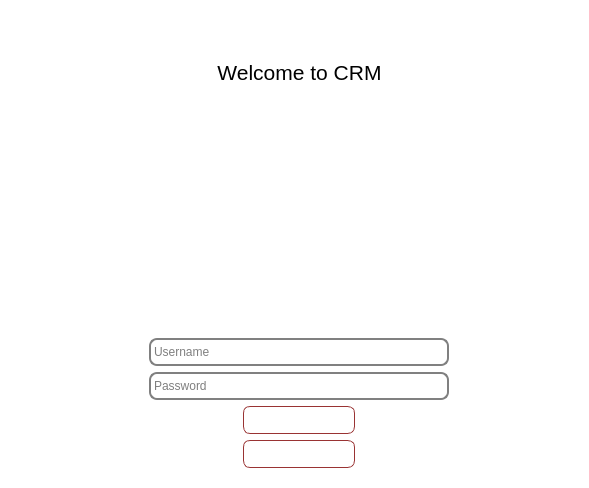
<?xml version="1.0" encoding="UTF-8"?>
<ui version="4.0">
 <class>MainWindow</class>
 <widget class="QWidget" name="MainWindow">
  <property name="geometry">
   <rect>
    <x>0</x>
    <y>0</y>
    <width>589</width>
    <height>488</height>
   </rect>
  </property>
  <property name="windowTitle">
   <string>MainWindow</string>
  </property>
  <property name="styleSheet">
   <string notr="true">background-color: transparent;
border: none;</string>
  </property>
  <layout class="QHBoxLayout" name="horizontalLayout_2">
   <item>
    <widget class="QFrame" name="frame">
     <property name="styleSheet">
      <string notr="true">QFrame#frame {
    border: 10px solid qlineargradient(x1:0, y1:0, x2:1, y2:1, 
                    stop:0 #ff6666,
                    stop:0.1 #ff7777,
                    stop:0.49 #cc3333,
                    stop:0.5 #bb2244,
                    stop:1 #cc3333);
    border-radius: 40px;
    background: qlineargradient(x1:0, y1:0, x2:0, y2:1, 
                    stop:0 #d0d0d0, /* Üst kısımda daha koyu gri */
                    stop:0.2 #f0f0f0, /* Orta kısımda hafif gri */
                    stop:0.5 #ffffff); /* Alt kısımda beyaz */
}
</string>
     </property>
     <property name="frameShape">
      <enum>QFrame::StyledPanel</enum>
     </property>
     <property name="frameShadow">
      <enum>QFrame::Raised</enum>
     </property>
     <layout class="QGridLayout" name="gridLayout">
      <item row="0" column="0">
       <layout class="QVBoxLayout" name="verticalLayout">
        <property name="leftMargin">
         <number>10</number>
        </property>
        <item>
         <layout class="QHBoxLayout" name="horizontalLayout">
          <item>
           <widget class="QLabel" name="logo1">
            <property name="styleSheet">
             <string notr="true"/>
            </property>
            <property name="text">
             <string/>
            </property>
            <property name="pixmap">
             <pixmap>logo1.ico</pixmap>
            </property>
            <property name="alignment">
             <set>Qt::AlignCenter</set>
            </property>
           </widget>
          </item>
         </layout>
        </item>
        <item alignment="Qt::AlignHCenter|Qt::AlignVCenter">
         <widget class="QLabel" name="logo2">
          <property name="text">
           <string/>
          </property>
          <property name="pixmap">
           <pixmap>logo2.png</pixmap>
          </property>
          <property name="scaledContents">
           <bool>true</bool>
          </property>
         </widget>
        </item>
        <item>
         <widget class="QLabel" name="label_3">
          <property name="font">
           <font>
            <pointsize>16</pointsize>
           </font>
          </property>
          <property name="text">
           <string>&lt;html&gt;&lt;head/&gt;&lt;body&gt;&lt;p align=&quot;center&quot;&gt;Welcome to CRM&lt;/p&gt;&lt;/body&gt;&lt;/html&gt;</string>
          </property>
         </widget>
        </item>
        <item>
         <spacer name="verticalSpacer_2">
          <property name="orientation">
           <enum>Qt::Vertical</enum>
          </property>
          <property name="sizeHint" stdset="0">
           <size>
            <width>20</width>
            <height>40</height>
           </size>
          </property>
         </spacer>
        </item>
        <item alignment="Qt::AlignHCenter">
         <widget class="QLabel" name="warning_label">
          <property name="styleSheet">
           <string notr="true">p {
    color: red;
}</string>
          </property>
          <property name="text">
           <string>&lt;html&gt;&lt;head/&gt;&lt;body&gt;&lt;p align=&quot;center&quot;&gt;&lt;br/&gt;&lt;/p&gt;&lt;/body&gt;&lt;/html&gt;</string>
          </property>
         </widget>
        </item>
        <item alignment="Qt::AlignHCenter">
         <widget class="QLineEdit" name="username">
          <property name="enabled">
           <bool>true</bool>
          </property>
          <property name="sizePolicy">
           <sizepolicy hsizetype="Preferred" vsizetype="Preferred">
            <horstretch>0</horstretch>
            <verstretch>0</verstretch>
           </sizepolicy>
          </property>
          <property name="minimumSize">
           <size>
            <width>300</width>
            <height>28</height>
           </size>
          </property>
          <property name="maximumSize">
           <size>
            <width>16777215</width>
            <height>28</height>
           </size>
          </property>
          <property name="sizeIncrement">
           <size>
            <width>0</width>
            <height>28</height>
           </size>
          </property>
          <property name="styleSheet">
           <string notr="true">QLineEdit {
padding: 1px;
border-style: solid;
border: 2px solid gray;
border-radius: 8px;
background-color: white;
}
</string>
          </property>
          <property name="inputMethodHints">
           <set>Qt::ImhNone</set>
          </property>
          <property name="placeholderText">
           <string>Username</string>
          </property>
         </widget>
        </item>
        <item alignment="Qt::AlignHCenter">
         <widget class="QLineEdit" name="password">
          <property name="sizePolicy">
           <sizepolicy hsizetype="Preferred" vsizetype="Preferred">
            <horstretch>0</horstretch>
            <verstretch>0</verstretch>
           </sizepolicy>
          </property>
          <property name="minimumSize">
           <size>
            <width>300</width>
            <height>28</height>
           </size>
          </property>
          <property name="maximumSize">
           <size>
            <width>16777215</width>
            <height>28</height>
           </size>
          </property>
          <property name="sizeIncrement">
           <size>
            <width>0</width>
            <height>0</height>
           </size>
          </property>
          <property name="styleSheet">
           <string notr="true">QLineEdit {
padding: 1px;
border-style: solid;
border: 2px solid gray;
border-radius: 8px;
background-color: white;
}
</string>
          </property>
          <property name="inputMethodHints">
           <set>Qt::ImhHiddenText|Qt::ImhNoAutoUppercase|Qt::ImhNoPredictiveText|Qt::ImhSensitiveData</set>
          </property>
          <property name="inputMask">
           <string notr="true"/>
          </property>
          <property name="echoMode">
           <enum>QLineEdit::Password</enum>
          </property>
          <property name="placeholderText">
           <string>Password</string>
          </property>
         </widget>
        </item>
        <item alignment="Qt::AlignHCenter">
         <widget class="QPushButton" name="login_button">
          <property name="sizePolicy">
           <sizepolicy hsizetype="Expanding" vsizetype="Preferred">
            <horstretch>0</horstretch>
            <verstretch>0</verstretch>
           </sizepolicy>
          </property>
          <property name="minimumSize">
           <size>
            <width>112</width>
            <height>28</height>
           </size>
          </property>
          <property name="styleSheet">
           <string notr="true">QPushButton {
    color: white;
    background-color: qlineargradient(x1:0, y1:0, x2:0, y2:1,
                                       stop:0 #ff6666,
                                       stop:0.1 #ff7777,
                                       stop:0.49 #cc3333,
                                       stop:0.5 #bb2244,
                                       stop:1 #cc3333);
    border-width: 1px;
    border-color: #993333;
    border-style: solid;
    border-radius: 7px;
    padding: 3px;
    font-size: 18px;
    padding-left: 5px;
    padding-right: 5px;
    min-width: 100px;
    max-width: 300px;
    min-height: 20px;
    max-height: 20px;
}

QPushButton:hover {
    background-color: qlineargradient(x1:0, y1:0, x2:0, y2:1,
                                       stop:0 #ff8888,
                                       stop:0.1 #ff9999,
                                       stop:0.49 #cc5555,
                                       stop:0.5 #bb3355,
                                       stop:1 #cc5555);
}

QPushButton:pressed {
    background-color: qlineargradient(x1:0, y1:0, x2:0, y2:1,
                                       stop:0 #ff4444,
                                       stop:0.1 #ff5555,
                                       stop:0.49 #cc1111,
                                       stop:0.5 #aa0022,
                                       stop:1 #cc1111);
}
</string>
          </property>
          <property name="text">
           <string>Login</string>
          </property>
         </widget>
        </item>
        <item alignment="Qt::AlignHCenter">
         <widget class="QPushButton" name="exit_button">
          <property name="styleSheet">
           <string notr="true">QPushButton {
    color: white;
    background-color: qlineargradient(x1:0, y1:0, x2:0, y2:1,
                                       stop:0 #ff6666,
                                       stop:0.1 #ff7777,
                                       stop:0.49 #cc3333,
                                       stop:0.5 #bb2244,
                                       stop:1 #cc3333);
    border-width: 1px;
    border-color: #993333;
    border-style: solid;
    border-radius: 7px;
    padding: 3px;
    font-size: 18px;
    padding-left: 5px;
    padding-right: 5px;
    min-width: 100px;
    max-width: 300px;
    min-height: 20px;
    max-height: 20px;
}

QPushButton:hover {
    background-color: qlineargradient(x1:0, y1:0, x2:0, y2:1,
                                       stop:0 #ff8888,
                                       stop:0.1 #ff9999,
                                       stop:0.49 #cc5555,
                                       stop:0.5 #bb3355,
                                       stop:1 #cc5555);
}

QPushButton:pressed {
    background-color: qlineargradient(x1:0, y1:0, x2:0, y2:1,
                                       stop:0 #ff4444,
                                       stop:0.1 #ff5555,
                                       stop:0.49 #cc1111,
                                       stop:0.5 #aa0022,
                                       stop:1 #cc1111);
}
</string>
          </property>
          <property name="text">
           <string>Exit</string>
          </property>
         </widget>
        </item>
       </layout>
      </item>
     </layout>
    </widget>
   </item>
  </layout>
 </widget>
 <resources/>
 <connections/>
</ui>
